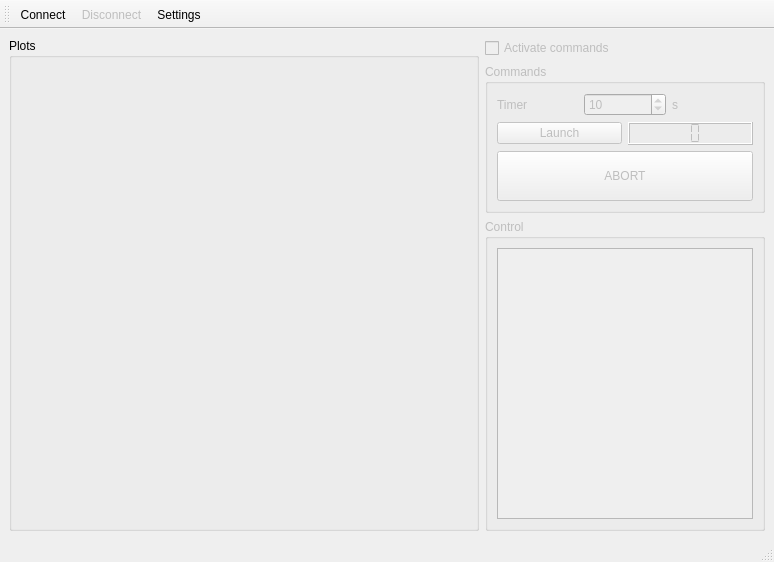
<?xml version="1.0" encoding="UTF-8"?>
<ui version="4.0">
 <class>MainWindow</class>
 <widget class="QMainWindow" name="MainWindow">
  <property name="geometry">
   <rect>
    <x>0</x>
    <y>0</y>
    <width>774</width>
    <height>562</height>
   </rect>
  </property>
  <property name="windowTitle">
   <string>URPL Monitor</string>
  </property>
  <widget class="QWidget" name="centralwidget">
   <layout class="QGridLayout" name="gridLayout">
    <item row="2" column="1">
     <layout class="QVBoxLayout" name="verticalLayout">
      <item>
       <widget class="QCheckBox" name="activateCommandsCheck">
        <property name="enabled">
         <bool>false</bool>
        </property>
        <property name="text">
         <string>Activate commands</string>
        </property>
       </widget>
      </item>
      <item>
       <widget class="QGroupBox" name="commandsBox">
        <property name="enabled">
         <bool>false</bool>
        </property>
        <property name="title">
         <string>Commands</string>
        </property>
        <layout class="QGridLayout" name="gridLayout_3">
         <item row="0" column="0">
          <layout class="QHBoxLayout" name="timerLayout">
           <item>
            <widget class="QLabel" name="timerLabel">
             <property name="sizePolicy">
              <sizepolicy hsizetype="Minimum" vsizetype="Preferred">
               <horstretch>0</horstretch>
               <verstretch>0</verstretch>
              </sizepolicy>
             </property>
             <property name="text">
              <string>Timer</string>
             </property>
            </widget>
           </item>
           <item>
            <widget class="QSpinBox" name="timerSpinBox">
             <property name="sizePolicy">
              <sizepolicy hsizetype="Minimum" vsizetype="Fixed">
               <horstretch>0</horstretch>
               <verstretch>99</verstretch>
              </sizepolicy>
             </property>
             <property name="minimum">
              <number>5</number>
             </property>
             <property name="maximum">
              <number>9999</number>
             </property>
             <property name="value">
              <number>10</number>
             </property>
            </widget>
           </item>
           <item>
            <widget class="QLabel" name="secondsLabel">
             <property name="sizePolicy">
              <sizepolicy hsizetype="Minimum" vsizetype="Preferred">
               <horstretch>0</horstretch>
               <verstretch>0</verstretch>
              </sizepolicy>
             </property>
             <property name="text">
              <string>s</string>
             </property>
            </widget>
           </item>
          </layout>
         </item>
         <item row="1" column="0">
          <layout class="QVBoxLayout" name="launchLayout">
           <item>
            <layout class="QHBoxLayout" name="launchLayout1">
             <item>
              <widget class="QPushButton" name="launchButton">
               <property name="text">
                <string>Launch</string>
               </property>
              </widget>
             </item>
             <item>
              <widget class="QLCDNumber" name="timerLcd">
               <property name="smallDecimalPoint">
                <bool>false</bool>
               </property>
               <property name="digitCount">
                <number>2</number>
               </property>
               <property name="segmentStyle">
                <enum>QLCDNumber::Flat</enum>
               </property>
              </widget>
             </item>
            </layout>
           </item>
           <item>
            <widget class="QPushButton" name="abortButton">
             <property name="sizePolicy">
              <sizepolicy hsizetype="Minimum" vsizetype="Fixed">
               <horstretch>0</horstretch>
               <verstretch>50</verstretch>
              </sizepolicy>
             </property>
             <property name="minimumSize">
              <size>
               <width>0</width>
               <height>50</height>
              </size>
             </property>
             <property name="text">
              <string>ABORT</string>
             </property>
            </widget>
           </item>
          </layout>
         </item>
        </layout>
       </widget>
      </item>
      <item>
       <widget class="QGroupBox" name="controlBox">
        <property name="enabled">
         <bool>false</bool>
        </property>
        <property name="title">
         <string>Control</string>
        </property>
        <layout class="QVBoxLayout" name="verticalLayout_2">
         <item>
          <widget class="QTextEdit" name="controlConsole">
           <property name="sizePolicy">
            <sizepolicy hsizetype="Minimum" vsizetype="Expanding">
             <horstretch>0</horstretch>
             <verstretch>0</verstretch>
            </sizepolicy>
           </property>
           <property name="mouseTracking">
            <bool>false</bool>
           </property>
           <property name="acceptDrops">
            <bool>false</bool>
           </property>
           <property name="readOnly">
            <bool>true</bool>
           </property>
          </widget>
         </item>
        </layout>
       </widget>
      </item>
     </layout>
    </item>
    <item row="2" column="0">
     <widget class="QGroupBox" name="plotBox">
      <property name="sizePolicy">
       <sizepolicy hsizetype="Expanding" vsizetype="Preferred">
        <horstretch>0</horstretch>
        <verstretch>0</verstretch>
       </sizepolicy>
      </property>
      <property name="title">
       <string>Plots</string>
      </property>
      <layout class="QGridLayout" name="gridLayout_2">
       <item row="0" column="0">
        <widget class="Plot" name="plotLoad" native="true"/>
       </item>
       <item row="1" column="0">
        <widget class="Plot" name="plotTemp0" native="true"/>
       </item>
       <item row="0" column="1">
        <widget class="Plot" name="plotPressure" native="true"/>
       </item>
       <item row="1" column="1">
        <widget class="Plot" name="plotTemp1" native="true"/>
       </item>
      </layout>
     </widget>
    </item>
   </layout>
  </widget>
  <widget class="QStatusBar" name="statusbar"/>
  <widget class="QToolBar" name="toolBar">
   <property name="windowTitle">
    <string>toolBar</string>
   </property>
   <attribute name="toolBarArea">
    <enum>TopToolBarArea</enum>
   </attribute>
   <attribute name="toolBarBreak">
    <bool>false</bool>
   </attribute>
   <addaction name="actionConnect"/>
   <addaction name="actionDisconnect"/>
   <addaction name="actionSettings"/>
  </widget>
  <action name="actionConnect">
   <property name="icon">
    <iconset resource="URPL_monitor.qrc">
     <normaloff>:/images/connect.png</normaloff>:/images/connect.png</iconset>
   </property>
   <property name="text">
    <string>Connect</string>
   </property>
  </action>
  <action name="actionDisconnect">
   <property name="enabled">
    <bool>false</bool>
   </property>
   <property name="icon">
    <iconset resource="URPL_monitor.qrc">
     <normaloff>:/images/disconnect.png</normaloff>:/images/disconnect.png</iconset>
   </property>
   <property name="text">
    <string>Disconnect</string>
   </property>
  </action>
  <action name="actionSettings">
   <property name="icon">
    <iconset resource="URPL_monitor.qrc">
     <normaloff>:/images/settings.png</normaloff>:/images/settings.png</iconset>
   </property>
   <property name="text">
    <string>Settings</string>
   </property>
  </action>
 </widget>
 <customwidgets>
  <customwidget>
   <class>Plot</class>
   <extends>QWidget</extends>
   <header location="global">Plot.h</header>
   <container>1</container>
  </customwidget>
 </customwidgets>
 <resources>
  <include location="URPL_monitor.qrc"/>
 </resources>
 <connections/>
</ui>
